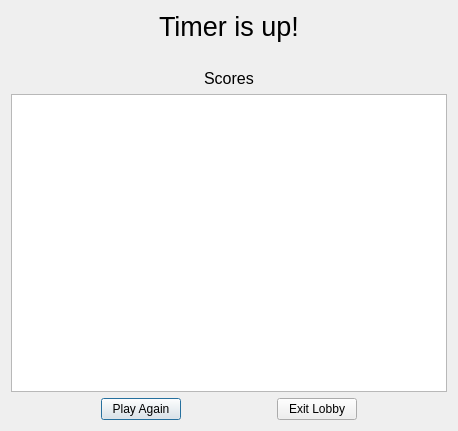
<?xml version="1.0" encoding="UTF-8"?>
<ui version="4.0">
 <class>GameEndDialog</class>
 <widget class="QDialog" name="GameEndDialog">
  <property name="geometry">
   <rect>
    <x>0</x>
    <y>0</y>
    <width>458</width>
    <height>431</height>
   </rect>
  </property>
  <property name="focusPolicy">
   <enum>Qt::StrongFocus</enum>
  </property>
  <property name="windowTitle">
   <string>Dialog</string>
  </property>
  <layout class="QVBoxLayout" name="verticalLayout">
   <item>
    <layout class="QHBoxLayout" name="horizontalLayout_3">
     <item>
      <spacer name="horizontalSpacer_3">
       <property name="orientation">
        <enum>Qt::Horizontal</enum>
       </property>
       <property name="sizeHint" stdset="0">
        <size>
         <width>88</width>
         <height>20</height>
        </size>
       </property>
      </spacer>
     </item>
     <item>
      <widget class="QLabel" name="GameEndLabel">
       <property name="font">
        <font>
         <pointsize>20</pointsize>
        </font>
       </property>
       <property name="text">
        <string>Timer is up!</string>
       </property>
      </widget>
     </item>
     <item>
      <spacer name="horizontalSpacer_4">
       <property name="orientation">
        <enum>Qt::Horizontal</enum>
       </property>
       <property name="sizeHint" stdset="0">
        <size>
         <width>58</width>
         <height>20</height>
        </size>
       </property>
      </spacer>
     </item>
    </layout>
   </item>
   <item>
    <spacer name="horizontalSpacer_8">
     <property name="orientation">
      <enum>Qt::Horizontal</enum>
     </property>
     <property name="sizeHint" stdset="0">
      <size>
       <width>433</width>
       <height>20</height>
      </size>
     </property>
    </spacer>
   </item>
   <item>
    <layout class="QHBoxLayout" name="horizontalLayout_2">
     <item>
      <spacer name="horizontalSpacer_6">
       <property name="orientation">
        <enum>Qt::Horizontal</enum>
       </property>
       <property name="sizeHint" stdset="0">
        <size>
         <width>40</width>
         <height>20</height>
        </size>
       </property>
      </spacer>
     </item>
     <item>
      <widget class="QLabel" name="label">
       <property name="font">
        <font>
         <pointsize>12</pointsize>
        </font>
       </property>
       <property name="text">
        <string>Scores</string>
       </property>
      </widget>
     </item>
     <item>
      <spacer name="horizontalSpacer_7">
       <property name="orientation">
        <enum>Qt::Horizontal</enum>
       </property>
       <property name="sizeHint" stdset="0">
        <size>
         <width>40</width>
         <height>20</height>
        </size>
       </property>
      </spacer>
     </item>
    </layout>
   </item>
   <item>
    <widget class="QTableView" name="tableView"/>
   </item>
   <item>
    <layout class="QHBoxLayout" name="horizontalLayout">
     <item>
      <spacer name="horizontalSpacer">
       <property name="orientation">
        <enum>Qt::Horizontal</enum>
       </property>
       <property name="sizeHint" stdset="0">
        <size>
         <width>83</width>
         <height>20</height>
        </size>
       </property>
      </spacer>
     </item>
     <item>
      <widget class="QPushButton" name="PlayAgainpushButton">
       <property name="text">
        <string>Play Again</string>
       </property>
      </widget>
     </item>
     <item>
      <spacer name="horizontalSpacer_5">
       <property name="orientation">
        <enum>Qt::Horizontal</enum>
       </property>
       <property name="sizeHint" stdset="0">
        <size>
         <width>28</width>
         <height>20</height>
        </size>
       </property>
      </spacer>
     </item>
     <item>
      <widget class="QPushButton" name="ExitLobbypushButton">
       <property name="text">
        <string>Exit Lobby</string>
       </property>
      </widget>
     </item>
     <item>
      <spacer name="horizontalSpacer_2">
       <property name="orientation">
        <enum>Qt::Horizontal</enum>
       </property>
       <property name="sizeHint" stdset="0">
        <size>
         <width>48</width>
         <height>20</height>
        </size>
       </property>
      </spacer>
     </item>
    </layout>
   </item>
  </layout>
 </widget>
 <resources/>
 <connections/>
</ui>
